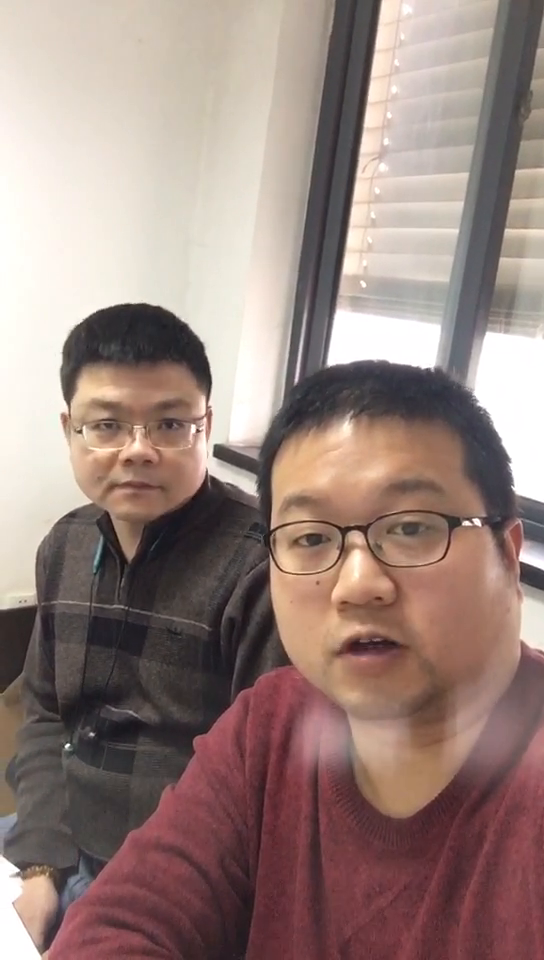
#> input picture frame 50 of many_men.mp4, 544 x 960 px, given in place of 1, which was not available
$ python i12suit_main_rtsp.py   (older library calls are emulated)
#> lines starting #> are read from the running program, lines starting #| are printed output that depends on the picture; pictures that were not available may be replaced by others from this repository, and a replacement may not be noted
#!/usr/bin/env python3
# -*- coding: utf-8 -*-

import cv2
import datetime
import numpy as np
import traceback
import time
import urllib

class process:
    def __init__(self):
        # 所需参数
        self.detect_area = [0, 1, 0, 1]  # 截取的图像区域，范围为0~1，长宽
        self.interval = 1/15  # 采样间隔（单位：秒）
        self.resize_height = 600  # 调整大小后的图像高
        self.__threshold = 20  # 图像二值化的阀值
        self.__kernel = np.ones((3, 3), np.uint8)  # 图像膨胀相关参数
        # 其他参数（无需调整）
        self.resize_width = -1
        # 写文件初始化
        self.__fps = 25
        self.__video_name = 'output_video.mp4'
        self.__size = [0, 0]
        self.__count = 0

    def set_pic_size(self, width, height):
        self.__size = [width, height]
        self.__video_write = cv2.VideoWriter(self.__video_name, cv2.VideoWriter_fourcc(*'XVID'), fps, size)
        print("width=%d,high=%d"%(width, height))

    def set_resize_length(self, length_input):
        self.resize_width = length_input
        print("resize_width=%d,resize_high=%d"%(self.resize_width,self.resize_height))

    def deal_specialchar_in_url(self, istr):
        s = istr.find('//')
        e = istr.rfind('@')
        subs = istr[s+2: e]
        name, ps = subs.split(':')
        encoded_name_ps = urllib.parse.quote_plus(name)+ ":" + urllib.parse.quote_plus(ps)
        result = 'rtsp://' + encoded_name_ps + istr[e:]
        return result

    def write_frame(self, frame_input):
        file_name = "image/" + str(self.__count) + ".jpg"
        self.__count += 1
        cv2.imwrite(file_name, frame_input)

    def write_video(self, frame_input):
        self.__video_write.write(frame_input)

    def detect_function(self, detect_input, detect_input_last):
        # 缩小图像
        start_tm_1 = time.time()
        frame_resize = cv2.resize(detect_input,(self.resize_width, self.resize_height),interpolation=cv2.INTER_CUBIC)
        # 将彩色图转换为灰度图
        frame_gray = cv2.cvtColor(frame_resize, cv2.COLOR_BGR2GRAY)
        # 将图像与上一帧的图像作差，并作二值化处理
        ret, diff = cv2.threshold(cv2.absdiff(detect_input_last, frame_gray), self.__threshold, 255, cv2.THRESH_BINARY)
        # 直方图图像增强
        clahe = cv2.createCLAHE(clipLimit=2.0, tileGridSize=(8, 8))
        cl1 = clahe.apply(diff)
        diff_clahe = cv2.GaussianBlur(cl1, (7, 7), 0)
        # 对图像进行sobel边缘检测
        x_func = cv2.Sobel(diff_clahe, cv2.CV_16S, 1, 0)
        y_func = cv2.Sobel(diff_clahe, cv2.CV_16S, 0, 1)
        absX = cv2.convertScaleAbs(x_func)
        absY = cv2.convertScaleAbs(y_func)
        diff_sobel = cv2.addWeighted(absX, 0.5, absY, 0.5, 0)
        # 对边缘检测后的图像作二值化处理
        ret_threshold, diff_threshold = cv2.threshold(diff_sobel, self.__threshold, 255, cv2.THRESH_BINARY)
        # 对图像进行形态学闭运算，并进行中值滤波
        diff_median = cv2.medianBlur(cv2.morphologyEx(diff_threshold, cv2.MORPH_OPEN, self.__kernel), 5)
        # 寻找封闭区域并填充
        #opencv3
        # img, contours, hierarchy = cv2.findContours(diff_median, cv2.RETR_EXTERNAL, cv2.CHAIN_APPROX_SIMPLE)
        #opencv4
        contours, hierarchy = cv2.findContours(diff_median, cv2.RETR_EXTERNAL, cv2.CHAIN_APPROX_SIMPLE)

        red_lower = np.array([0,140,140])
        red_upper = np.array([15,255,255])
        # 遍历区域列表，筛选面积较大区域，判定为人像区域，提取对应区域外接矩形框的信息
        for c in contours:
            area = cv2.contourArea(c)
            if area > 10000:
                x, y, w, h = cv2.boundingRect(c)
                h_w_ratio = h/w
                if 1.3<=h_w_ratio<=3:
                    crop_hsv = cv2.cvtColor(frame_resize[y:y+h, x:x+w], cv2.COLOR_BGR2HSV)
                    frame_p = cv2.GaussianBlur(frame_resize[y:y+h, x:x+w],(5,5),0)
                    mask = cv2.inRange(crop_hsv, red_lower, red_upper)
                    mask = cv2.erode(mask, cv2.getStructuringElement(cv2.MORPH_ELLIPSE, (2, 2)), iterations=2)
                    mask = cv2.dilate(mask, cv2.getStructuringElement(cv2.MORPH_ELLIPSE, (3, 3)), iterations=2)
                    mask = cv2.GaussianBlur(mask, (3, 3), 0)
                    res = cv2.bitwise_and(frame_p,frame_p,mask=mask)
                    cnts = cv2.findContours(mask.copy(),cv2.RETR_EXTERNAL,cv2.CHAIN_APPROX_SIMPLE)[-2]
                    num = 0
                    for c in cnts:
                        area = cv2.contourArea(c)
                        x1, y1, w1, h1 = cv2.boundingRect(c)
                        print('area=', area)
                        if area > 100:
                            num = num+1
                            cv2.rectangle(res, (x1, y1), (x1 + w1, y1 + h1), (0, 255, 0), 2)
                    if num>=1:
                        cv2.rectangle(frame_resize, (x, y), (x + w, y + h), (0, 255, 0), 2)
                    else:
                        cv2.rectangle(frame_resize, (x, y), (x + w, y + h), (0, 0, 255), 2)
                    # [4 lines of commented-out code are left out]

        cv2.imshow("image", frame_resize)
        cv2.waitKey(1)
        #self.write_frame(frame_resize)
        # self.write_video(detect_input)

if __name__ == '__main__':
    # 初始化姿态检测主函数
    process = process()

    # 获取视频

    rtsp_url = "rtsp://admin:yxgl$666@192.168.200.215:554/Streaming/Channels/1"
    url = process.deal_specialchar_in_url(rtsp_url)
    videoCapture = cv2.VideoCapture(url)

    # videoCapture = cv2.VideoCapture('/media/liujin/disk/project/data/safty_belt/2.mp4')

    # 获得码率及尺寸
    fps = videoCapture.get(cv2.CAP_PROP_FPS)
    size = (int(videoCapture.get(cv2.CAP_PROP_FRAME_WIDTH)),
            int(videoCapture.get(cv2.CAP_PROP_FRAME_HEIGHT)))
    fNUMS = videoCapture.get(cv2.CAP_PROP_FRAME_COUNT)

    # 设置视频尺寸
    process.set_pic_size(size[0], size[1])

    print("fps=",fps)
    start_time = datetime.datetime.now()
    # 读帧
    success, frame = videoCapture.read()
#> frame is the input picture: shape (960, 544, 3); mean B, G, R 126, 132.3, 153.4
    # 获取图像高宽
    y_origin, x_origin = frame.shape[0:2]
#> y_origin = 960; x_origin = 544

    # 选择需要作检测的区域
    print("x_origin=%d,y_origin=%d"%(x_origin,y_origin))
#| x_origin=544,y_origin=960
    frame_detect = frame[int(process.detect_area[0] * y_origin): int(process.detect_area[1] * y_origin), int(
        process.detect_area[2] * x_origin): int(process.detect_area[3] * x_origin)]
    y, x = frame_detect.shape[0:2]
#> y = 960; x = 544
    # 记录缩小后图像的长度
    print("x=%d,y=%d,resize_height=%d"%(x,y,process.resize_height))
#| x=544,y=960,resize_height=600
    process.set_resize_length(int(x / (y / process.resize_height)))
    # 将彩色图转换为灰度图并存储到frame_gray_last中
    frame_gray_last = cv2.cvtColor(cv2.resize(frame_detect, (process.resize_width, process.resize_height),
                                              interpolation=cv2.INTER_CUBIC), cv2.COLOR_BGR2GRAY)
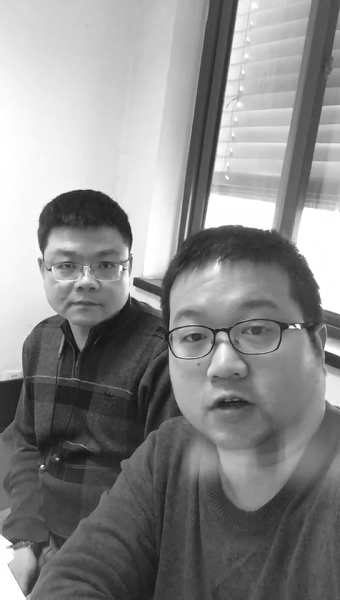
#> frame_gray_last: shape (600, 340); min 15, max 255, mean 137.9
    count = 0
    while True:
        try:
            count += 1
            if count > 10:  # 跳过前几帧
                # 安全衣识别核心函数部分
                start_time = time.time()
                process.detect_function(frame_detect, frame_gray_last)
                end_time = time.time()
                print("frame is:", 1.0/(end_time-start_time) )
            success, frame = videoCapture.read()  # 获取下一帧
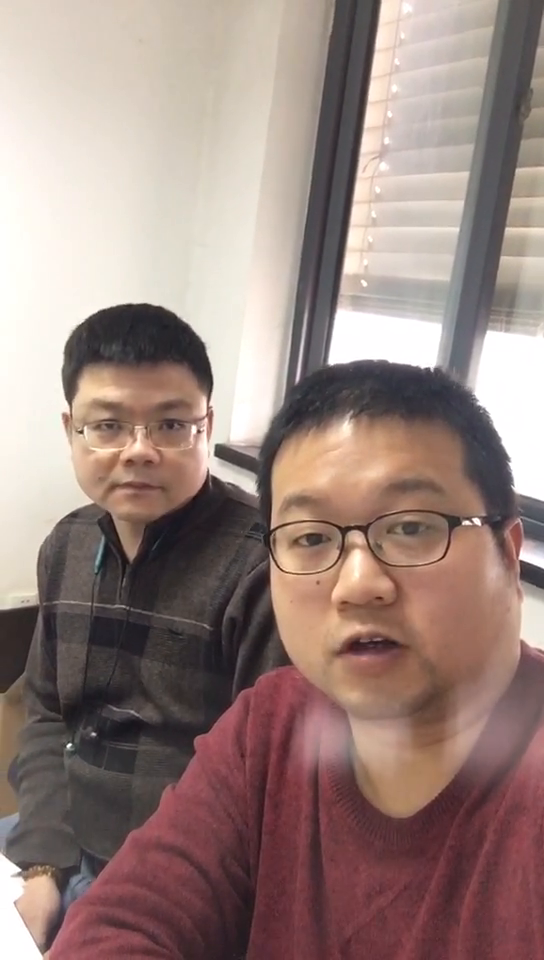
#> input picture frame 51 of many_men.mp4, 544 x 960 px, given in place of 1, which was not available
#> frame is the input picture: shape (960, 544, 3); mean B, G, R 126.6, 132.6, 154
            if frame is None:
                break
            # 截取下一帧的检测区域
            frame_gray_last = cv2.cvtColor(cv2.resize(frame_detect, (process.resize_width, process.resize_height),
                                                      interpolation=cv2.INTER_CUBIC), cv2.COLOR_BGR2GRAY)
            frame_detect = frame[int(process.detect_area[0] * y_origin): int(process.detect_area[1] * y_origin), int(
        process.detect_area[2] * x_origin): int(process.detect_area[3] * x_origin)]
        except Exception as e:
            traceback.print_exc()
            cv2.destroyAllWindows()
            videoCapture.release()
            exit(0)
    end_time = datetime.datetime.now()
    print((end_time - start_time))
    cv2.destroyAllWindows()
    videoCapture.release()

$ run again, starting later in the video
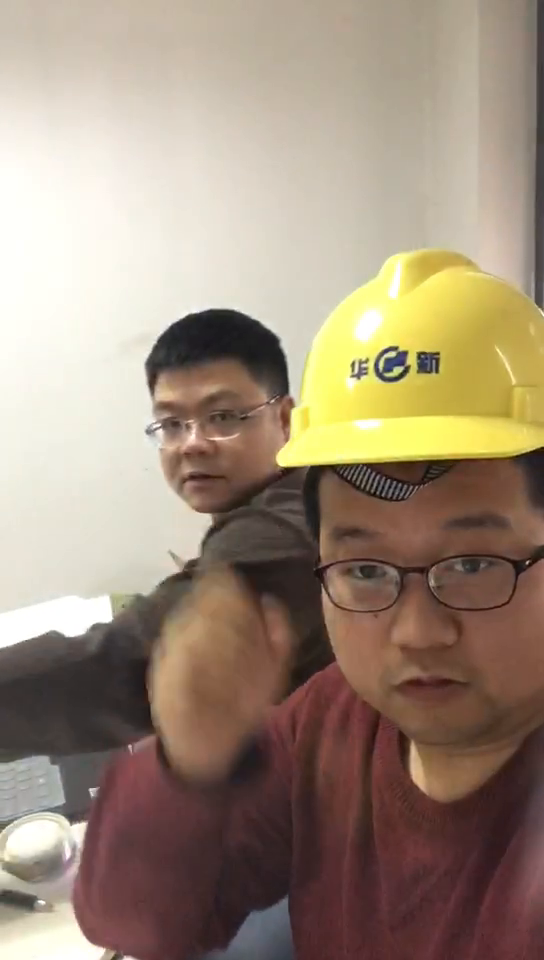
#> input picture frame 226 of many_men.mp4, 544 x 960 px, given in place of 1, which was not available
#> frame is the input picture: shape (960, 544, 3); mean B, G, R 122.2, 140.9, 158.6
#| x_origin=544,y_origin=960
#| x=544,y=960,resize_height=600
#> `frame_gray_last = cv2.cvtColor(cv2.resize(frame_detect, (process.resiz..`:
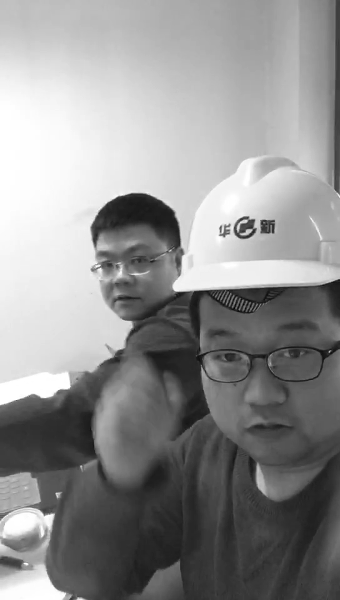
#> frame_gray_last: shape (600, 340); min 7, max 255, mean 144.1
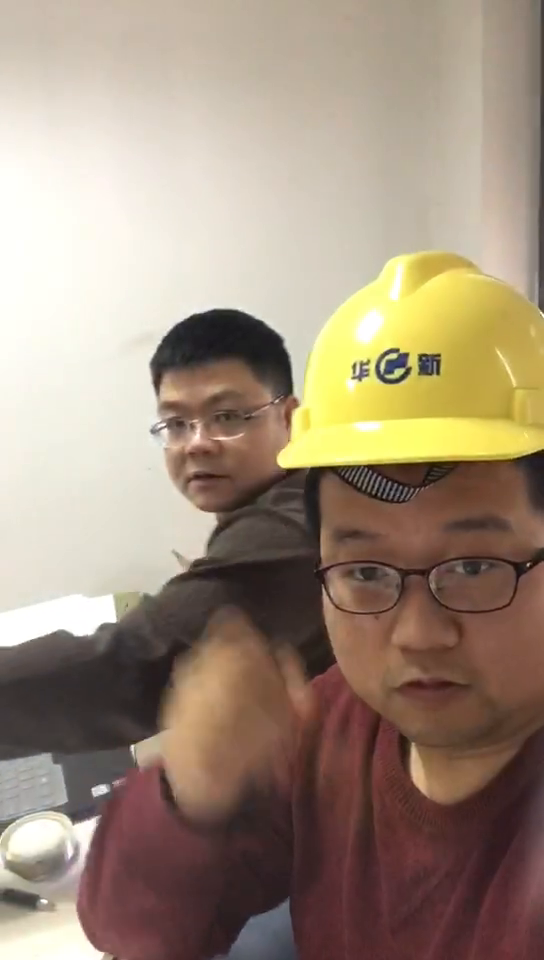
#> input picture frame 227 of many_men.mp4, 544 x 960 px, given in place of 1, which was not available
#> frame is the input picture: shape (960, 544, 3); mean B, G, R 123.8, 142.4, 160.1

$ run again, starting later in the video
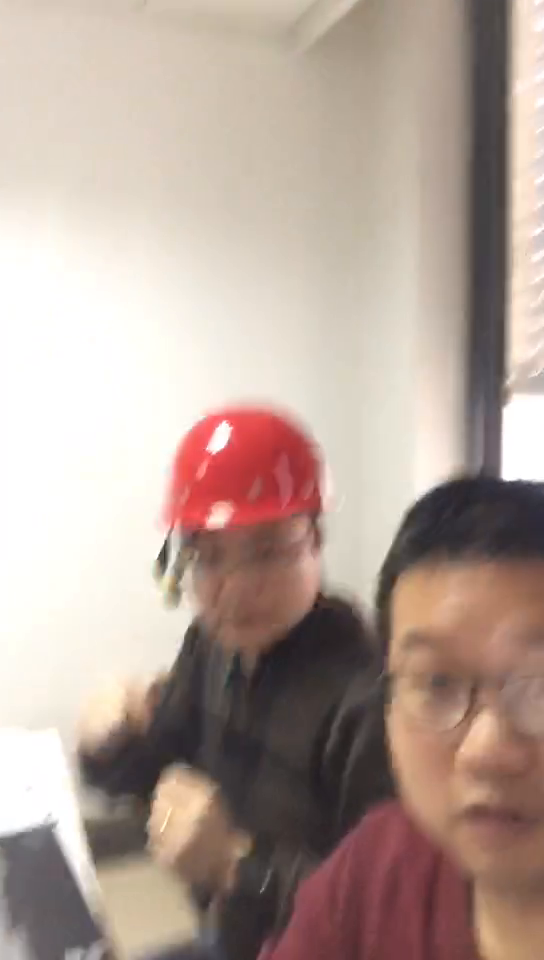
#> input picture frame 403 of many_men.mp4, 544 x 960 px, given in place of 1, which was not available
#> frame is the input picture: shape (960, 544, 3); mean B, G, R 152.5, 162.1, 180.7
#| x_origin=544,y_origin=960
#| x=544,y=960,resize_height=600
#> `frame_gray_last = cv2.cvtColor(cv2.resize(frame_detect, (process.resiz..`:
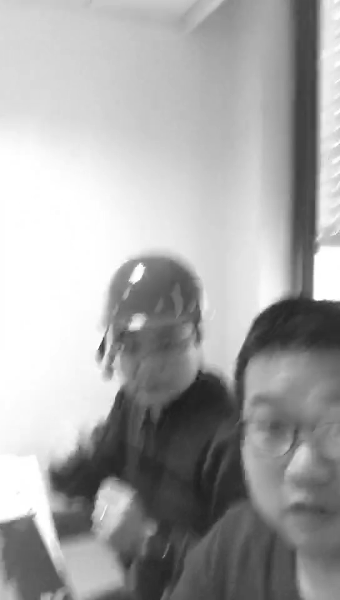
#> frame_gray_last: shape (600, 340); min 30, max 255, mean 166.6
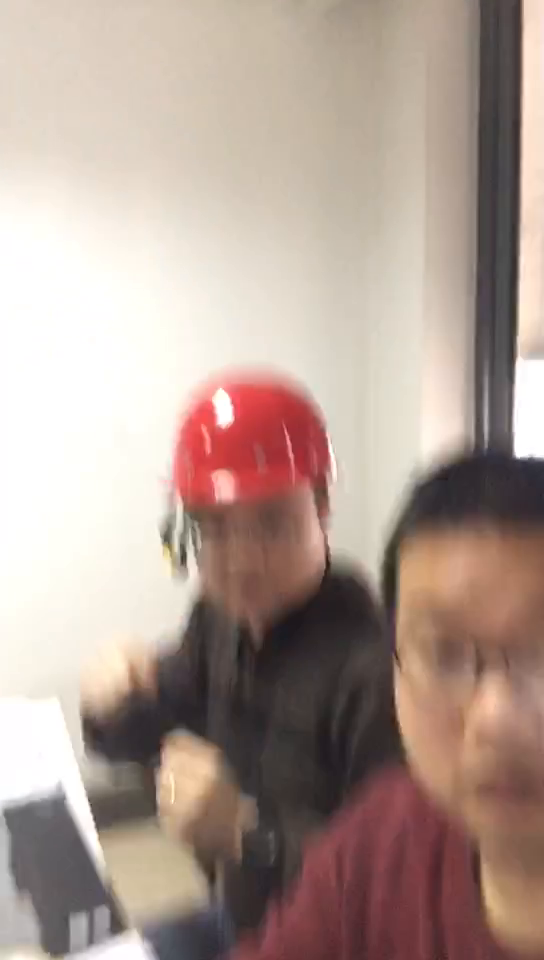
#> input picture frame 404 of many_men.mp4, 544 x 960 px, given in place of 1, which was not available
#> frame is the input picture: shape (960, 544, 3); mean B, G, R 148.2, 157.6, 176.9
